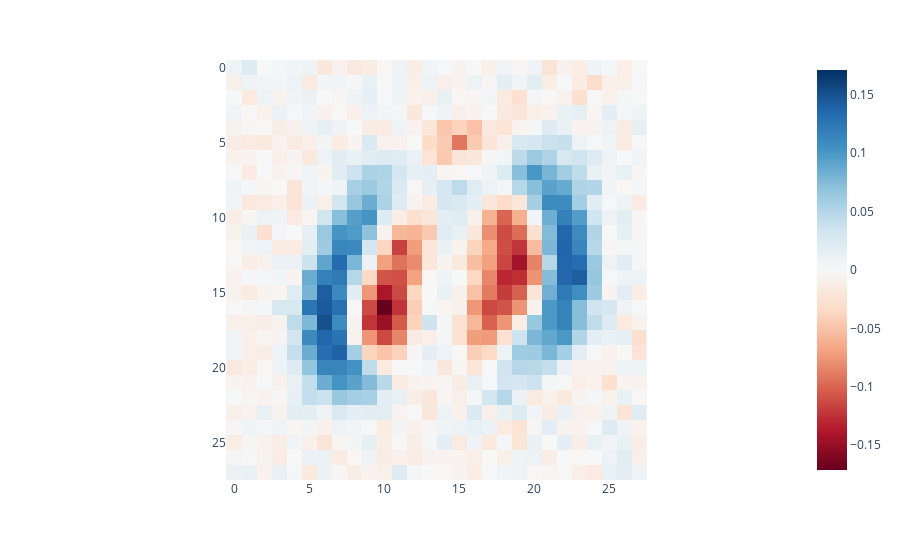

This figure's notebook cell:
### Code cell
bvals, bvecs = bilinear_model.decompose()
px.imshow(bvecs[0, -1].view(-1, 28).cpu(), color_continuous_midpoint=0, color_continuous_scale="RdBu")

### Figure 1 — Plotly figure (JSON) as saved in the notebook; plotly's stock layout.template omitted (floating-point values rounded to 4 significant figures; data arrays with more than 128 entries replaced by an {"elided": "..."} marker saying what was removed)
{"data": [{"coloraxis": "coloraxis", "hovertemplate": "x: %{x}<br>y: %{y}<br>color: %{z}<extra></extra>", "name": "0", "type": "heatmap", "xaxis": "x", "yaxis": "y", "z": {"elided": "28x28 float values"}}], "layout": {"coloraxis": {"cmid": 0, "colorscale": [[0, "rgb(103,0,31)"], [0.1, "rgb(178,24,43)"], [0.2, "rgb(214,96,77)"], [0.3, "rgb(244,165,130)"], [0.4, "rgb(253,219,199)"], [0.5, "rgb(247,247,247)"], [0.6, "rgb(209,229,240)"], [0.7, "rgb(146,197,222)"], [0.8, "rgb(67,147,195)"], [0.9, "rgb(33,102,172)"], [1, "rgb(5,48,97)"]]}, "margin": {"t": 60}, "xaxis": {"anchor": "y", "constrain": "domain", "domain": [0, 1], "scaleanchor": "y"}, "yaxis": {"anchor": "x", "autorange": "reversed", "constrain": "domain", "domain": [0, 1]}}}
